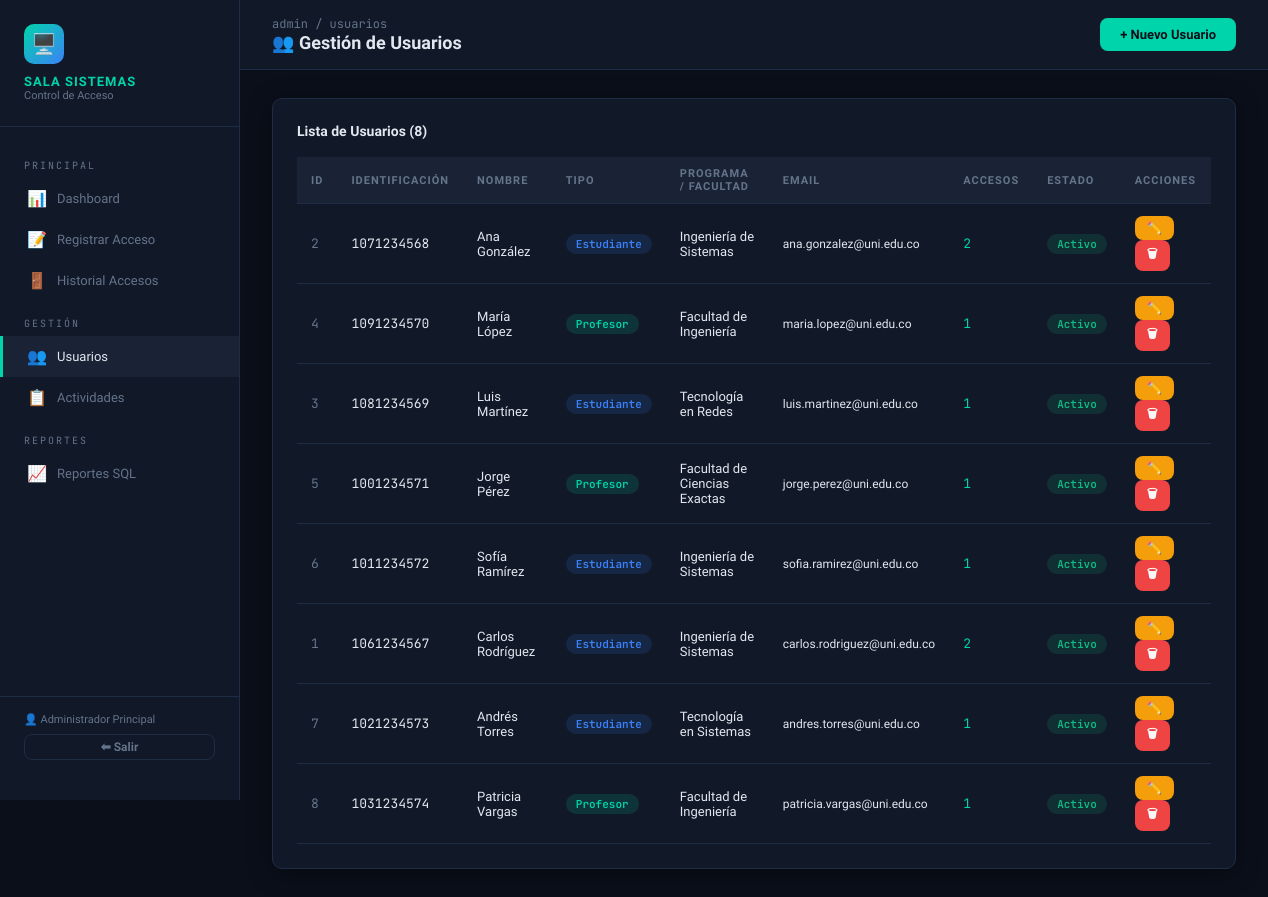
Screenshot of /admin/usuarios.php (signed in) with the database file from the repository.
### tables this page shows
CREATE TABLE IF NOT EXISTS usuarios (
    id_usuario          INT             AUTO_INCREMENT,
    numero_identificacion VARCHAR(20)   NOT NULL,                           
    nombre              VARCHAR(100)    NOT NULL,                           
    apellido            VARCHAR(100)    NOT NULL,                           
    tipo_usuario        ENUM('estudiante','profesor') NOT NULL,             
    programa_facultad   VARCHAR(150)    DEFAULT 'No especificado',          
    email               VARCHAR(150)    NULL,
    telefono            VARCHAR(20)     NULL,
    estado              ENUM('activo','inactivo') NOT NULL DEFAULT 'activo',
    fecha_registro      TIMESTAMP       DEFAULT CURRENT_TIMESTAMP,
    CONSTRAINT pk_usuarios   PRIMARY KEY (id_usuario),                     
    CONSTRAINT uq_identificacion UNIQUE (numero_identificacion)             
);

### admin/usuarios.php (the view, shortened to what this page needs)
<?php
$db = getDB();
$usuarios = $db->query("SELECT *, (SELECT COUNT(*) FROM registros_acceso WHERE id_usuario=u.id_usuario) AS total_accesos FROM usuarios u ORDER BY apellido")->fetchAll();
?>
<!DOCTYPE html>
<html lang="es">
<head>
  <link rel="stylesheet" href="../assets/css/style.css">
</head>
<body>
<div class="wrapper">
  <?php include '../includes/sidebar.php'; ?>
  <div class="main-content">
    <div class="topbar">
      <div>
        <div class="breadcrumb">admin / usuarios</div>
        <h1>👥 Gestión de Usuarios</h1>
      </div>
      <button class="btn btn-primary" onclick="openModal()">+ Nuevo Usuario</button>
    </div>
    <div class="page-body">
      <div class="card">
        <div class="card-title">Lista de Usuarios (<?= count($usuarios) ?>)</div>
        <div class="table-wrap">
          <table>
            <thead>
              <tr>
                <th>ID</th><th>Identificación</th><th>Nombre</th><th>Tipo</th>
                <th>Programa / Facultad</th><th>Email</th><th>Accesos</th><th>Estado</th><th>Acciones</th>
              </tr>
            </thead>
            <tbody>
              <?php foreach ($usuarios as $u): ?>
              <tr>
                <td class="mono text-muted"><?= $u['id_usuario'] ?></td>
                <td class="mono"><?= htmlspecialchars($u['numero_identificacion']) ?></td>
                <td><?= htmlspecialchars($u['nombre'] . ' ' . $u['apellido']) ?></td>
                <td><span class="badge badge-<?= $u['tipo_usuario'] ?>"><?= ucfirst($u['tipo_usuario']) ?></span></td>
                <td><?= htmlspecialchars($u['programa_facultad']) ?></td>
                <td style="font-size:12px;"><?= htmlspecialchars($u['email'] ?? '—') ?></td>
                <td class="mono text-accent"><?= $u['total_accesos'] ?></td>
                <td><span class="badge badge-<?= $u['estado'] ?>"><?= ucfirst($u['estado']) ?></span></td>
                <td>
                  <button class="btn btn-warning btn-sm" onclick="openEdit(<?= htmlspecialchars(json_encode($u)) ?>)">✏️</button>
                  <a href="?delete=<?= $u['id_usuario'] ?>" class="btn btn-danger btn-sm" onclick="return confirm('¿Eliminar usuario?')">🗑</a>
                </td>
              </tr>
              <?php endforeach; ?>
            </tbody>
          </table>
        </div>
      </div>
    </div>
  </div>
</div>
</body>
</html>

### assets/css/style.css (style rules this page uses)
:root { --bg-dark: #0b0f1a; --bg-card: #111827; --bg-surface: #1a2235; --accent: #00d4aa; --accent2: #3b82f6; --danger: #ef4444; --warning: #f59e0b; --success: #10b981; --text-main: #e2e8f0; --text-muted: #64748b; --border: #1e2d45; --radius: 10px; --shadow: 0 4px 24px rgba(0,0,0,0.4); }
*, *::before, *::after { box-sizing: border-box; margin: 0; padding: 0; }
body { font-family: 'Sora', sans-serif; background: var(--bg-dark); color: var(--text-main); min-height: 100vh; font-size: 14px; }
.wrapper { display: flex; min-height: 100vh; }
.main-content { margin-left: 240px; flex: 1; display: flex; flex-direction: column; }
.topbar { background: var(--bg-card); border-bottom: 1px solid var(--border); padding: 16px 32px; display: flex; align-items: center; justify-content: space-between; }
.topbar h1 { font-size: 18px; font-weight: 700; }
.topbar .breadcrumb { font-size: 12px; color: var(--text-muted); font-family: 'JetBrains Mono', monospace; }
.page-body { padding: 28px 32px; flex: 1; }
.card { background: var(--bg-card); border: 1px solid var(--border); border-radius: var(--radius); padding: 24px; box-shadow: var(--shadow); margin-bottom: 24px; }
.card-title { font-size: 14px; font-weight: 700; margin-bottom: 18px; display: flex; align-items: center; gap: 8px; color: var(--text-main); }
.table-wrap { overflow-x: auto; }
table { width: 100%; border-collapse: collapse; font-size: 13px; }
thead th { background: var(--bg-surface); color: var(--text-muted); font-size: 11px; text-transform: uppercase; letter-spacing: 1px; padding: 10px 14px; text-align: left; font-weight: 600; border-bottom: 1px solid var(--border); }
tbody tr { border-bottom: 1px solid var(--border); transition: background .15s; }
tbody td { padding: 12px 14px; }
.badge { display: inline-block; padding: 3px 10px; border-radius: 20px; font-size: 11px; font-weight: 600; font-family: 'JetBrains Mono', monospace; }
.badge-estudiante { background: rgba(59,130,246,.15); color: var(--accent2); }
.badge-profesor { background: rgba(0,212,170,.15); color: var(--accent); }
.badge-activo { background: rgba(16,185,129,.15); color: var(--success); }
.btn { display: inline-flex; align-items: center; gap: 7px; padding: 9px 20px; border-radius: 8px; font-size: 13px; font-weight: 600; border: none; cursor: pointer; text-decoration: none; transition: all .2s; font-family: 'Sora', sans-serif; }
.btn-primary { background: var(--accent); color: #0b0f1a; }
.btn-danger { background: var(--danger); color: #fff; }
.btn-sm { padding: 5px 12px; font-size: 12px; }
.btn-warning { background: var(--warning); color: #0b0f1a; }
.text-muted { color: var(--text-muted); }
.text-accent { color: var(--accent); }
.mono { font-family: 'JetBrains Mono', monospace; }

### rows the page displays
usuarios: id_usuario "2", numero_identificacion "1071234568", nombre+apellido "Ana González", tipo_usuario "Estudiante", programa_facultad "Ingeniería de Sistemas", email "ana.gonzalez@uni.edu.co", total_accesos "2", estado "Activo"
usuarios: id_usuario "4", numero_identificacion "1091234570", nombre+apellido "María López", tipo_usuario "Profesor", programa_facultad "Facultad de Ingeniería", email "maria.lopez@uni.edu.co", total_accesos "1", estado "Activo"
usuarios: id_usuario "3", numero_identificacion "1081234569", nombre+apellido "Luis Martínez", tipo_usuario "Estudiante", programa_facultad "Tecnología en Redes", email "luis.martinez@uni.edu.co", total_accesos "1", estado "Activo"
usuarios: id_usuario "5", numero_identificacion "1001234571", nombre+apellido "Jorge Pérez", tipo_usuario "Profesor", programa_facultad "Facultad de Ciencias Exactas", email "jorge.perez@uni.edu.co", total_accesos "1", estado "Activo"
usuarios: id_usuario "6", numero_identificacion "1011234572", nombre+apellido "Sofía Ramírez", tipo_usuario "Estudiante", programa_facultad "Ingeniería de Sistemas", email "sofia.ramirez@uni.edu.co", total_accesos "1", estado "Activo"
usuarios: id_usuario "1", numero_identificacion "1061234567", nombre+apellido "Carlos Rodríguez", tipo_usuario "Estudiante", programa_facultad "Ingeniería de Sistemas", email "carlos.rodriguez@uni.edu.co", total_accesos "2", estado "Activo"
usuarios: id_usuario "7", numero_identificacion "1021234573", nombre+apellido "Andrés Torres", tipo_usuario "Estudiante", programa_facultad "Tecnología en Sistemas", email "andres.torres@uni.edu.co", total_accesos "1", estado "Activo"
usuarios: id_usuario "8", numero_identificacion "1031234574", nombre+apellido "Patricia Vargas", tipo_usuario "Profesor", programa_facultad "Facultad de Ingeniería", email "patricia.vargas@uni.edu.co", total_accesos "1", estado "Activo"

### other values shown
$_SESSION['admin_name'] "Administrador Principal"
count($usuarios) "8"
